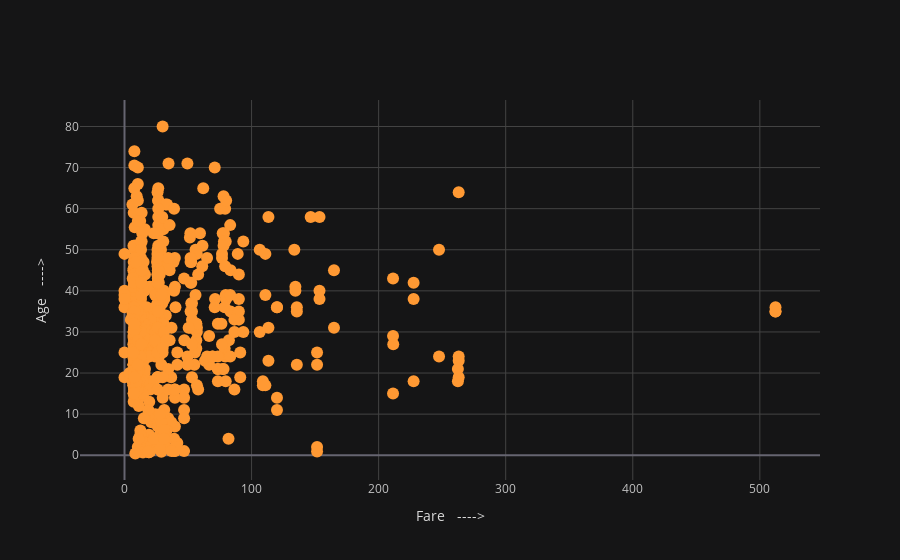

Write notebook code for a chart like this one.
### Code cell
cf.set_config_file(theme="solar")
titanic.iplot(x = "fare", y = "age", mode = "markers", xTitle="Fare   ---->", yTitle = "Age   ---->")

### Figure 1 — Plotly figure (JSON) as saved in the notebook; plotly's stock layout.template omitted (floating-point values rounded to 4 significant figures; data arrays with more than 128 entries replaced by an {"elided": "..."} marker saying what was removed)
{"data": [{"line": {"color": "rgba(255, 153, 51, 1.0)", "dash": "solid", "shape": "linear", "width": 1.3}, "marker": {"size": 12, "symbol": "circle"}, "mode": "markers", "name": "age", "text": "", "type": "scatter", "x": {"elided": "891 float values"}, "y": {"elided": "891 mixed values"}}], "layout": {"legend": {"bgcolor": "#151516", "font": {"color": "#D9D9D9"}}, "paper_bgcolor": "#151516", "plot_bgcolor": "#151516", "title": {"font": {"color": "#D9D9D9"}}, "xaxis": {"gridcolor": "#434343", "showgrid": true, "tickfont": {"color": "#C2C2C2"}, "title": {"font": {"color": "#D9D9D9"}, "text": "Fare   ---->"}, "zerolinecolor": "#666570"}, "yaxis": {"gridcolor": "#434343", "showgrid": true, "tickfont": {"color": "#C2C2C2"}, "title": {"font": {"color": "#D9D9D9"}, "text": "Age   ---->"}, "zerolinecolor": "#666570"}}}
